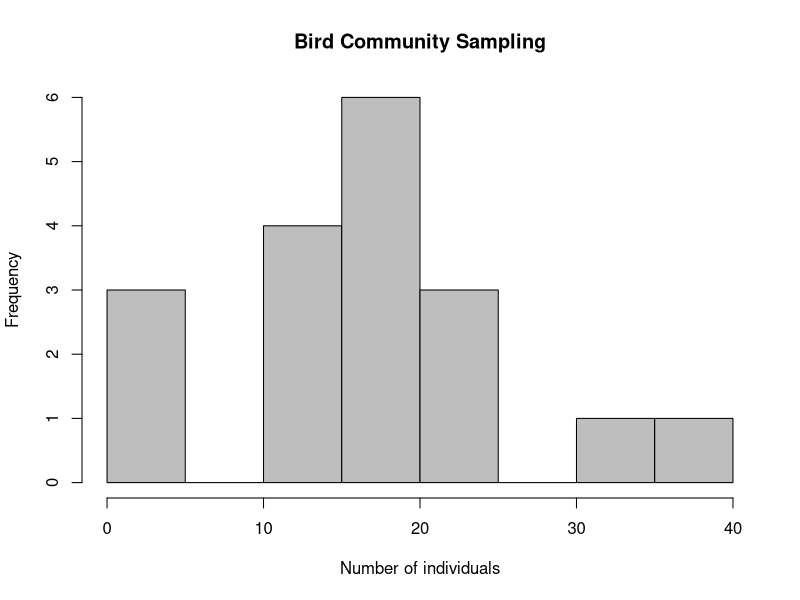
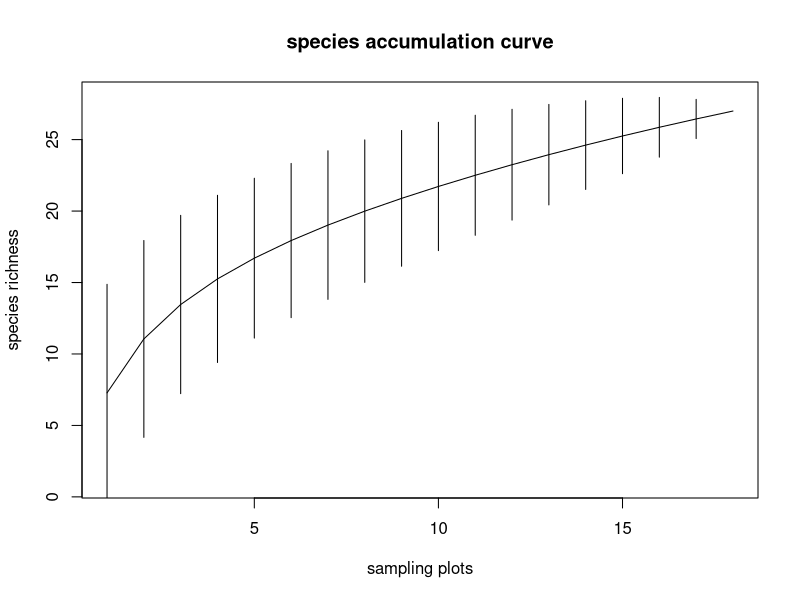

Generate these figures, in order, with R: (Note: this script raises an error after producing the figures.)
## ---- chunk 1
options(knitr.duplicate.label = "allow")
knitr::opts_chunk$set(echo = TRUE)
library(vegan)
## ---- chunk 2
bird<-read.csv("data/Bird_community.csv", sep=",", header=TRUE, row.names = 1)
bird[is.na(bird)] <- 0
env<-read.csv("data/bird_environment.csv", sep = ";", dec = ",", header = TRUE)
env[is.na(env)] <- 0

hist(rowSums(bird),
     col = "grey", # colors of bins
     main = "Bird Community Sampling", # plot title
     xlab = "Number of individuals") # x-axis title
## ---- chunk 3
# species richness

# rarefaction (to smalles species size in dataset) to make different sites comparable
# cause our sites were sampled in a similar manner in terms of sampling intensity we don't have to create rarefaction curves but species-accumulation-curve 
#-> how good was sampling to assess species richness? 
SAC <- specaccum(bird)
plot(SAC, xlab = "sampling plots", ylab = "species richness", main="species accumulation curve")

SAC_park <- specaccum(subset(bird, env$category == "park"))
SAC_fore <- specaccum(subset(bird, env$category == "forest"))

plot(SAC_park, xlab = "plots", ylab = "species richness", main="species accumulation curve")
plot(SAC_fore, xlab = "plots", ylab = "species richness", main="species accumulation curve", col="green", add = T)
legend("bottomright", legend = c("park","forest"), col = c("black","green"),lwd=1, bty = "n")
